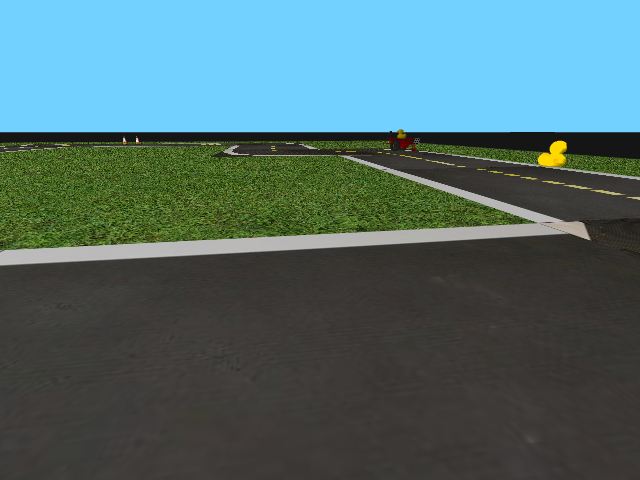
#> input picture images/screen3508.png, 640 x 480 px
$ python TestLaneDetector.py
#> lines starting #> are read from the running program, lines starting #| are printed output that depends on the picture; after the words box and inside, x2 and y2 are one past the last pixel; in counts of white or black regions, pixels touching at a corner belong together; long printed decimals are rounded
import cv2
import numpy as np
import math

img = cv2.imread('images/screen3508.png')
#> img is the input picture: shape (480, 640, 3); mean B, G, R 109.8, 107.7, 79.6

def region(image):
    height, width = image.shape

    """triangle = np.array([
                       [(0, height), (int(width * 1 / 10), int(height / 2)), (int(width * 9 / 10), int(height / 2)), (width, height)]
                       ])"""

    triangle = np.array([
                       [(0, height), (0, int(height / 2)), (width, int(height / 2)), (width, height)]
                       ])

    mask = np.zeros_like(image)

    mask = cv2.fillPoly(mask, triangle, 255)

    #cv2.imshow("Mask", mask)

    mask = cv2.bitwise_and(image, mask)
    return mask

def clamp(n, minn, maxn):
    return max(min(maxn, n), minn)

# [13 lines left out: function drawHoughLines, not called in this run]

def drawHoughLinesP(image, lines):
    if lines is not None:
        for i in range(0, len(lines)):
            l = lines[i][0]
            cv2.line(image, (l[0], l[1]), (l[2], l[3]), (0,0,255), 3, cv2.LINE_AA)
    return image

# [15 lines left out: function getCorrectLines, not called in this run]

def average(image, lines):
    left = []
    right = []

    if lines is not None:
      for line in lines:
        print(line)
        x1, y1, x2, y2 = line.reshape(4)
        #fit line to points, return slope and y-int
        parameters = np.polyfit((x1, x2), (y1, y2), 1)
        slope = parameters[0]
        y_int = parameters[1]
        #lines on the right have positive slope, and lines on the left have neg slope
        if slope < 0:
            left.append((slope, y_int))
        else:
            right.append((slope, y_int))

    #takes average among all the columns (column0: slope, column1: y_int)
    right_avg = np.average(right, axis=0)
    left_avg = np.average(left, axis=0)

    finalLines = []

    #create lines based on averages calculates
    if left_avg is not None and not np.isnan(left_avg).all() :
        left_line = make_points(image, left_avg)
        finalLines.append((left_line, 0))

    if right_avg is not None and not np.isnan(right_avg).all():
        right_line = make_points(image, right_avg)
        finalLines.append((right_line, 1))

    return finalLines

def make_points(image, average):
    print(average)
    slope, y_int = average
    y1 = image.shape[0]
    #how long we want our lines to be --> 3/5 the size of the image
    y2 = int(y1 * (3/5))
    #determine algebraically
    x1 = int((y1 - y_int) // slope)
    x2 = int((y2 - y_int) // slope)
    return np.array([x1, y1, x2, y2])

def display_lines(image, lines):
    lines_image = np.zeros_like(image)
    #make sure array isn't empty
    if lines is not None:
        for line in lines:
            (x1, y1, x2, y2), right = line
            #draw lines on a black image

            cv2.line(lines_image, (x1, y1), (x2, y2), (255, 0, 0), 10)
    return lines_image

def unpackLines(lines):
    res = [None, None]

    if lines is not None:
        for line in lines:
            (x1, y1, x2, y2), right = line
            if right:
                res[1] = np.array([x1, y1, x2, y2])
            else:
                res[0] = np.array([x1, y1, x2, y2])

    return res

hsv = cv2.cvtColor(img, cv2.COLOR_BGR2HSV)
#> hsv: shape (480, 640, 3); mean H, S, V 44.3, 75.2, 121.8

lower_white = np.array([20,60,100],np.uint8)
upper_white = np.array([80,255,255],np.uint8)
white_mask = cv2.inRange(hsv, lower_white, upper_white)
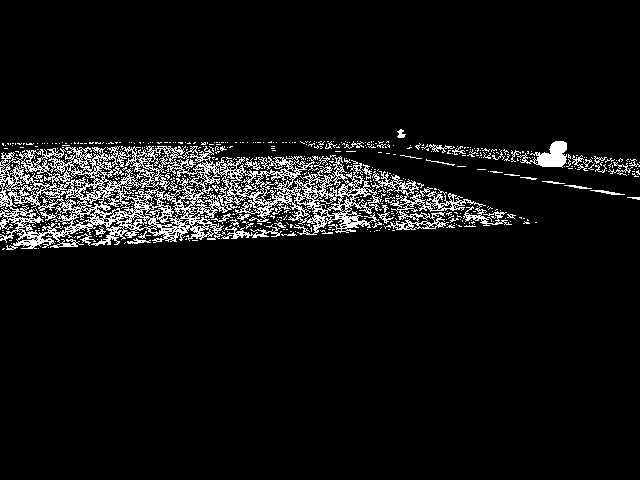
#> white_mask: shape (480, 640); 6.7% white in thin lines or dots, all inside (x1, y1, x2, y2) = (0, 129, 640, 250)

res = cv2.bitwise_and(img, img, mask=white_mask)
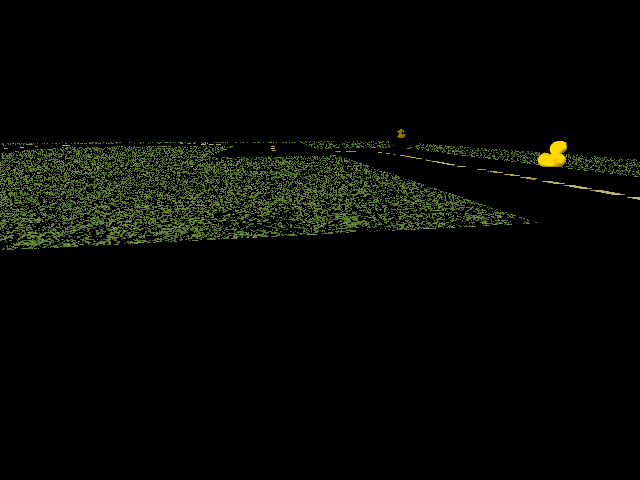
#> res: shape (480, 640, 3); mean B, G, R 3.4, 8.1, 6.4
res2 = cv2.bitwise_xor(img, res)

gray = cv2.cvtColor(res2, cv2.COLOR_BGR2GRAY)
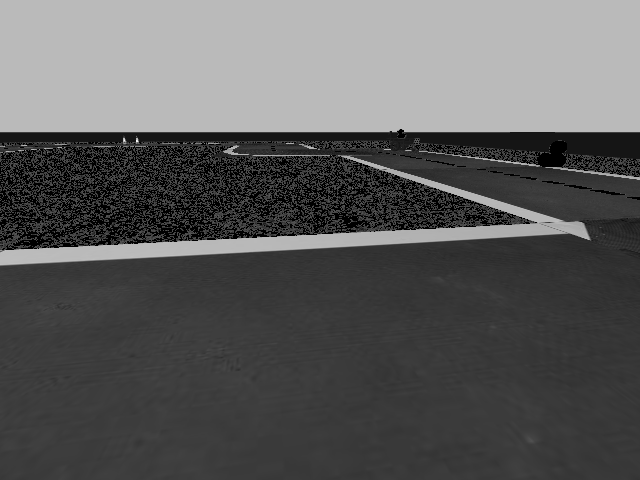
#> gray: shape (480, 640); min 0, max 247, mean 92.5

ret, thresh = cv2.threshold(gray,150,255,cv2.THRESH_BINARY)
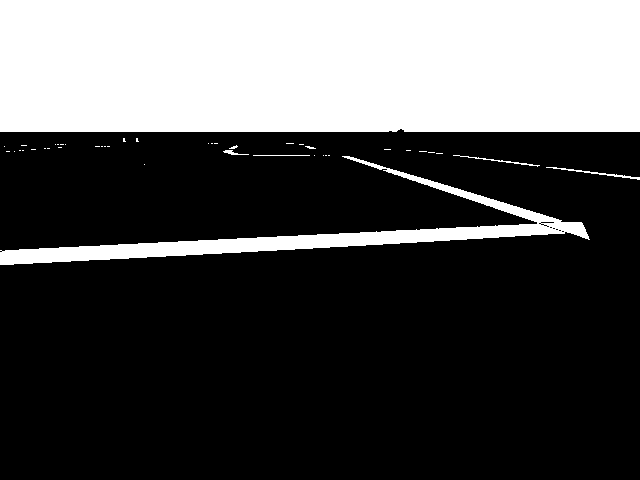
#> thresh: shape (480, 640); 30.7% white; 43 white regions (37 under 20 px), largest, box (x1, y1, x2, y2) and area: (0, 0, 640, 132) 84462, (0, 156, 590, 265) 9324, (546, 167, 640, 180) 176, (453, 155, 540, 167) 122, (253, 155, 310, 156) 57, (223, 150, 249, 155) 55

cv2.imshow("thresh", thresh)

blur = cv2.GaussianBlur(thresh, (5, 5), 0)

edges = cv2.Canny(blur, 0, 255, L2gradient = True)
#> edges: shape (480, 640); 1% white in thin lines or dots, all inside (x1, y1, x2, y2) = (0, 129, 640, 265)

region_image = region(edges)
#> in region, `mask = cv2.bitwise_and(image, mask)`:
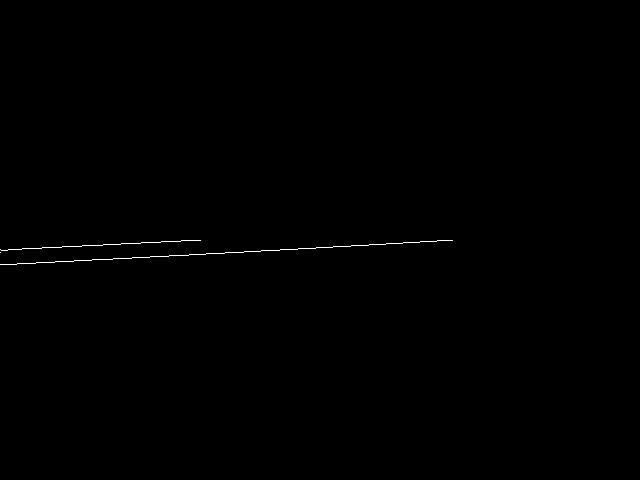
#> mask: shape (480, 640); 0.21% white in thin lines or dots, all inside (x1, y1, x2, y2) = (0, 240, 453, 265)

cv2.imshow("edges", edges)

#lines = cv2.HoughLines(region_image, 1, np.pi / 180, 150, None, 0, 0)
#linesP = cv2.HoughLinesP(region_image, rho=1, theta=np.pi/180, threshold=50, minLineLength=50, maxLineGap=1)
linesP = cv2.HoughLinesP(region_image, 1, np.pi / 180, 50, None, 50, 10)
#> linesP = [[0, 264, 368, 245], [316, 247, 452, 240], [1, 250, 193, 240]]

#linesP = getCorrectLines(linesP)

imgCopy = img.copy()

averaged_lines = average(imgCopy, linesP)
#> the loop in average, `for line in lines:` made 3 passes
#> (x1, y1, x2, y2, slope, y_int) on passes 1 to 3: (0, 264, 368, 245, -0.0516, 264), (316, 247, 452, 240, -0.0515, 263.3), (1, 250, 193, 240, -0.0521, 250.1)
#> (printed output is left out)
#> after the loop in average, `for line in lines:`: left = [(-0.0516, 264), (-0.0515, 263.3), (-0.0521, 250.1)]; right = []
#> in average, `right_avg = np.average(right, axis=0)`: right_avg = nan
#> in average, `left_avg = np.average(left, axis=0)`: left_avg = [-0.0517, 259.1]
#| [-5.17281188e-02  2.59105596e+02]
#> in make_points, `slope, y_int = average`: slope = -0.0517; y_int = 259.1
#> in make_points, `x1 = int((y1 - y_int) // slope)`: x1 = -4271
#> in make_points, `x2 = int((y2 - y_int) // slope)`: x2 = -559
#> in average, `left_line = make_points(image, left_avg)`: left_line = [-4271, 480, -559, 288]
#> averaged_lines = [([-4271, 480, -559, 288], 0)]

#img = drawHoughLines(img, lines)
imgCopy = drawHoughLinesP(imgCopy, linesP)
#> the loop in drawHoughLinesP, `for i in range(0, len(lines)):` made 3 passes
#> after the loop in drawHoughLinesP, `for i in range(0, len(lines)):`:
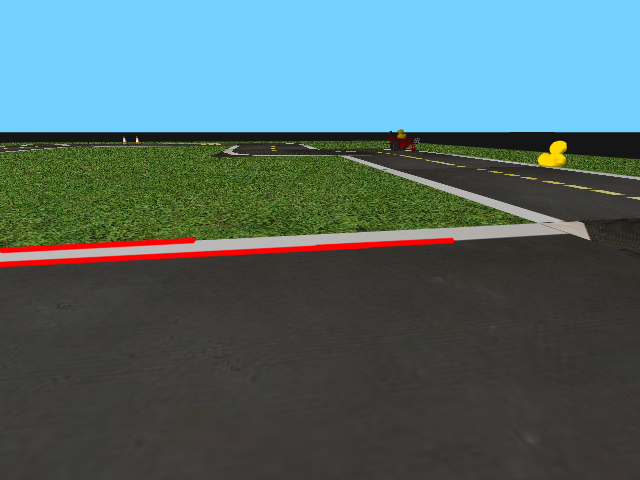
#> image: shape (480, 640, 3); 1.49% of pixels changed, all inside (x1, y1, x2, y2) = (0, 237, 456, 268)

#cv2.imshow("Hough Probabilistic Lane Detection", imgCopy)

black_lines = display_lines(imgCopy, averaged_lines)
#> the loop in display_lines, `for line in lines:` made 1 pass
#> (x1, y1, x2, y2, right) on pass 1: (-4271, 480, -559, 288, 0)

#cv2.imshow("Hough Lane Detection", img)

lanes = cv2.addWeighted(imgCopy, 0.5, black_lines, 1, 1)
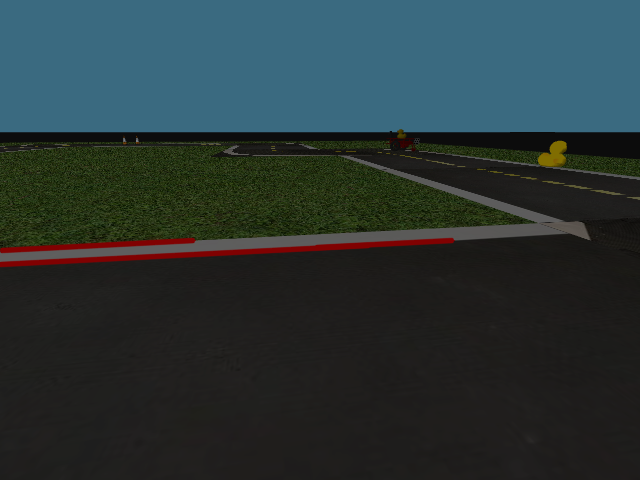
#> lanes: shape (480, 640, 3); mean B, G, R 55, 54.2, 41.3
cv2.imshow("Hough Probabilistic Lane Detection", lanes)

res = unpackLines(averaged_lines)
#> the loop in unpackLines, `for line in lines:` made 1 pass
#> after the loop in unpackLines, `for line in lines:`: res = 2 items
#> res = 2 items
print(img.shape)
#| (480, 640, 3)
img_height, img_width, _ = img.shape

print(res)
#| [array([-4271,   480,  -559,   288]), None]
print(f"width: {img_width} height: {img_height}")
#| width: 640 height: 480

cv2.waitKey(0)

$ run again, with images/screen106.png copied over images/screen3508.png
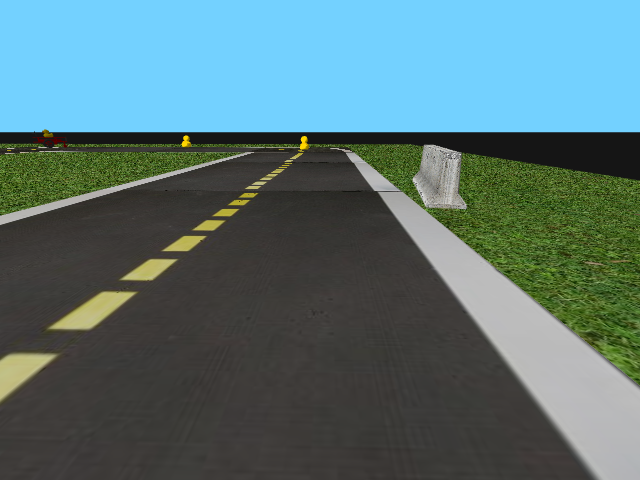
#> input picture images/screen106.png, 640 x 480 px
#> img is the input picture: shape (480, 640, 3); mean B, G, R 117.8, 115.3, 87.3
#> hsv: shape (480, 640, 3); mean H, S, V 46.5, 71.8, 129.3
#> white_mask: shape (480, 640); 7.6% white; 533 white regions (483 under 20 px), largest, box (x1, y1, x2, y2) and area: (438, 155, 640, 347) 7515, (0, 152, 150, 215) 2971, (498, 161, 640, 236) 2769
#> thresh: shape (480, 640); 35.3% white; 34 white regions (28 under 20 px), largest, box (x1, y1, x2, y2) and area: (0, 0, 640, 132) 84465, (379, 192, 640, 480) 20326, (413, 145, 467, 209) 1513, (0, 152, 254, 225) 1320, (346, 153, 400, 191) 652, (331, 148, 352, 152) 31
#> edges: shape (480, 640); 1% white in thin lines or dots, all inside (x1, y1, x2, y2) = (0, 129, 640, 480)
#> mask: shape (480, 640); 0.22% white in thin lines or dots, all inside (x1, y1, x2, y2) = (414, 240, 640, 480)
#> linesP = [[432, 265, 599, 479], [414, 241, 599, 478], [503, 275, 638, 388], [461, 240, 635, 386]]
#> the loop in average, `for line in lines:` made 4 passes
#> (x1, y1, x2, y2, slope, y_int) on passes 1 to 4: (432, 265, 599, 479, 1.28, -288.6), (414, 241, 599, 478, 1.28, -289.4), (503, 275, 638, 388, 0.837, -146), (461, 240, 635, 386, 0.839, -146.8)
#> (printed output is left out)
#> after the loop in average, `for line in lines:`: left = []; right = [(1.28, -288.6), (1.28, -289.4), (0.837, -146), (0.839, -146.8)]
#> right_avg = [1.06, -217.7]
#> left_avg = nan
#| [   1.060 -217.699]
#> in make_points, `slope, y_int = average`: slope = 1.06; y_int = -217.7
#> in make_points, `x1 = int((y1 - y_int) // slope)`: x1 = 658
#> in make_points, `x2 = int((y2 - y_int) // slope)`: x2 = 477
#> right_line = [658, 480, 477, 288]
#> averaged_lines = [([658, 480, 477, 288], 1)]
#> the loop in drawHoughLinesP, `for i in range(0, len(lines)):` made 4 passes
#> after the loop in drawHoughLinesP, `for i in range(0, len(lines)):`:
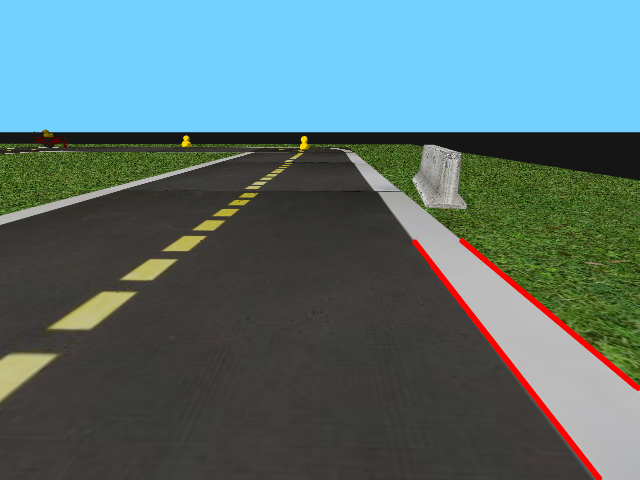
#> image: shape (480, 640, 3); 1.18% of pixels changed, all inside (x1, y1, x2, y2) = (411, 237, 640, 480)
#> the loop in display_lines, `for line in lines:` made 1 pass
#> (x1, y1, x2, y2, right) on pass 1: (658, 480, 477, 288, 1)
#> `lanes = cv2.addWeighted(imgCopy, 0.5, black_lines, 1, 1)`:
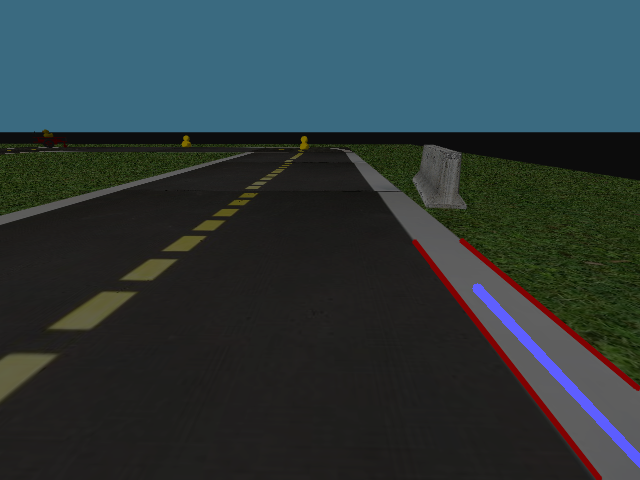
#> lanes: shape (480, 640, 3); mean B, G, R 60.4, 58.1, 45.1
#> the loop in unpackLines, `for line in lines:` made 1 pass
#> after the loop in unpackLines, `for line in lines:`: res = 2 items
#| (480, 640, 3)
#| [None, array([658, 480, 477, 288])]
#| width: 640 height: 480

$ run again, with images/screen1189.png copied over images/screen3508.png
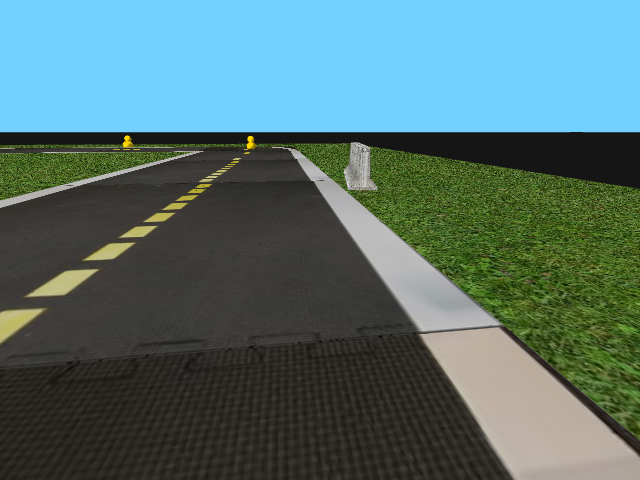
#> input picture images/screen1189.png, 640 x 480 px
#> img is the input picture: shape (480, 640, 3); mean B, G, R 111.9, 112.3, 84
#> hsv: shape (480, 640, 3); mean H, S, V 45.8, 84.4, 126.9
#> white_mask: shape (480, 640); 8.2% white; 755 white regions (671 under 20 px), largest, box (x1, y1, x2, y2) and area: (363, 154, 640, 267) 6656, (511, 224, 640, 307) 2446, (0, 152, 131, 194) 1910
#> thresh: shape (480, 640); 36.3% white; 27 white regions (21 under 20 px), largest, box (x1, y1, x2, y2) and area: (0, 0, 640, 132) 84480, (421, 328, 640, 480) 17010, (272, 147, 500, 331) 8259, (0, 151, 203, 208) 877, (344, 143, 377, 190) 656, (44, 152, 82, 153) 38
#> edges: shape (480, 640); 0.95% white in thin lines or dots, all inside (x1, y1, x2, y2) = (0, 131, 640, 480)
#> mask: shape (480, 640); 0.32% white in thin lines or dots, all inside (x1, y1, x2, y2) = (41, 240, 640, 480)
#> linesP = [[495, 324, 638, 457], [437, 359, 514, 477], [355, 240, 423, 334], [402, 240, 499, 324], [420, 330, 496, 324], [481, 428, 514, 479], [538, 363, 639, 457], [421, 334, 499, 328]]
#> the loop in average, `for line in lines:` made 8 passes
#> (x1, y1, x2, y2, slope, y_int) on passes 1 to 8: (495, 324, 638, 457, 0.93, -136.4), (437, 359, 514, 477, 1.53, -310.7), (355, 240, 423, 334, 1.38, -250.7), (402, 240, 499, 324, 0.866, -108.1), (420, 330, 496, 324, -0.0789, 363.2), (481, 428, 514, 479, 1.55, -315.4), (538, 363, 639, 457, 0.931, -137.7), (421, 334, 499, 328, -0.0769, 366.4)
#> (printed output is left out)
#> after the loop in average, `for line in lines:`: left = [(-0.0789, 363.2), (-0.0769, 366.4)]; right = [(0.93, -136.4), (1.53, -310.7), (1.38, -250.7), (0.866, -108.1), (1.55, -315.4), (0.931, -137.7)]
#> right_avg = [1.2, -209.8]
#> left_avg = [-0.0779, 364.8]
#| [-7.79352227e-02  3.64771255e+02]
#> in make_points, `slope, y_int = average`: slope = -0.0779; y_int = 364.8
#> in make_points, `x1 = int((y1 - y_int) // slope)`: x1 = -1479
#> in make_points, `x2 = int((y2 - y_int) // slope)`: x2 = 985
#> left_line = [-1479, 480, 985, 288]
#| [   1.198 -209.835]
#> right_line = [575, 480, 415, 288]
#> averaged_lines = [([-1479, 480, 985, 288], 0), ([575, 480, 415, 288], 1)]
#> the loop in drawHoughLinesP, `for i in range(0, len(lines)):` made 8 passes
#> after the loop in drawHoughLinesP, `for i in range(0, len(lines)):`:
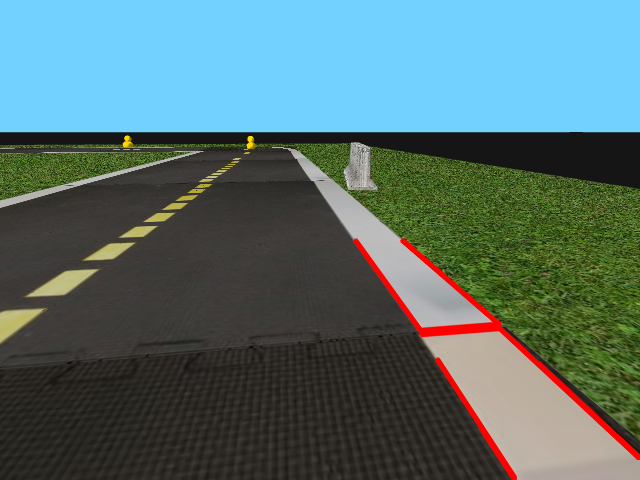
#> image: shape (480, 640, 3); 1.53% of pixels changed, all inside (x1, y1, x2, y2) = (352, 237, 640, 480)
#> the loop in display_lines, `for line in lines:` made 2 passes
#> (x1, y1, x2, y2, right) on passes 1 to 2: (-1479, 480, 985, 288, 0), (575, 480, 415, 288, 1)
#> `lanes = cv2.addWeighted(imgCopy, 0.5, black_lines, 1, 1)`:
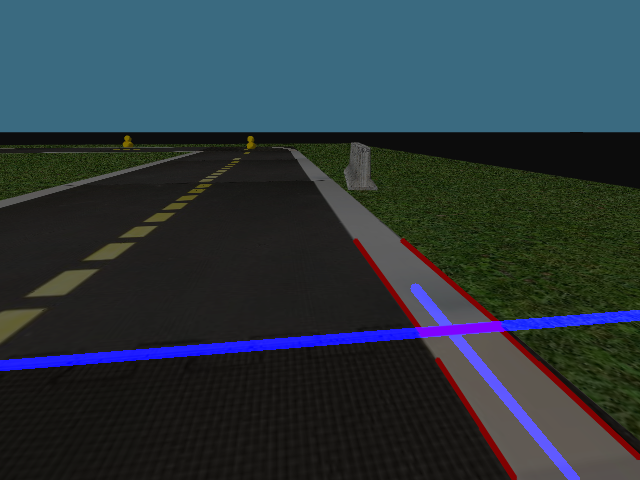
#> lanes: shape (480, 640, 3); mean B, G, R 62.8, 56.4, 43.6
#> the loop in unpackLines, `for line in lines:` made 2 passes
#> after the loop in unpackLines, `for line in lines:`: res = [[-1479, 480, 985, 288], [575, 480, 415, 288]]
#| (480, 640, 3)
#| [array([-1479,   480,   985,   288]), array([575, 480, 415, 288])]
#| width: 640 height: 480
